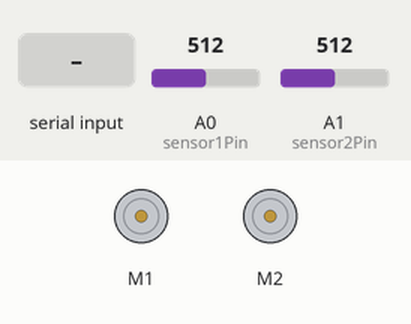
This sketch was run on a simulated Arduino Uno, built with avr-gcc and run on an emulated ATmega328P. On the bench: 2 × DC motor (green arrow = forward, orange = backward, longer = faster). The test bench sets the inputs (shaded band); at power-on: A0 (sensor1Pin) = 512, A1 (sensor2Pin) = 512. What the sketch prints to the serial monitor is not drawn.

Above: at 1.5 s.
1.6 s: "A" received over Serial
At 2.7 s:
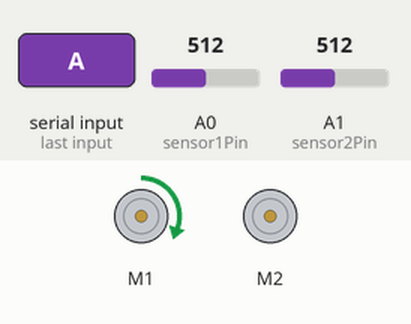
3.1 s: byte 32 (' ') received over Serial
At 4.3 s:
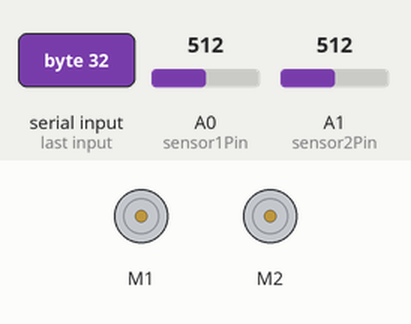
4.6 s: "Z" received over Serial
At 5.5 s:
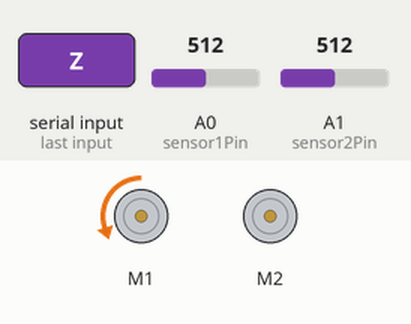
6.1 s: "Q" received over Serial
At 7.0 s:
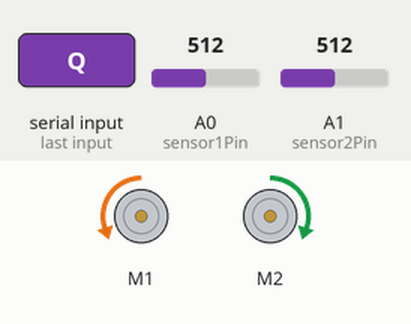
7.6 s: "S" received over Serial
At 8.4 s:
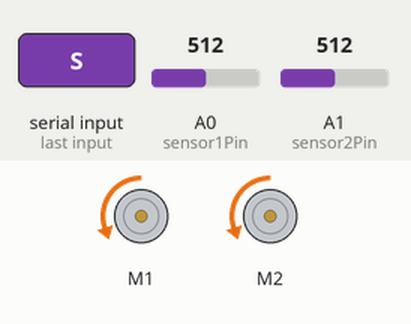
9.1 s: A0 (sensor1Pin) set to 105
12.1 s: A0 (sensor1Pin) set to 89
Timing chart, 0 to 15.1 s (numbered marks = the images above; inputs shaded):
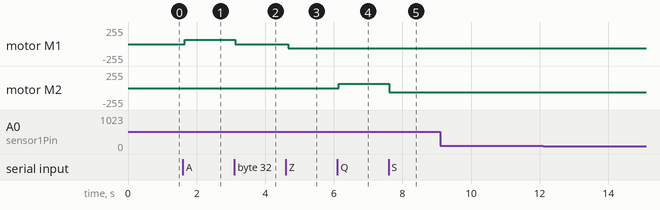

Measured:
- after the input at 1.6 s, motor M1: stopped → forward 62/255 after 0.05 s
- after the input at 3.1 s, motor M1: forward 62/255 → stopped at once
- after the input at 4.6 s, motor M1: stopped → backward 62/255 after 0.06 s
- after the input at 6.1 s, motor M2: stopped → forward 62/255 at once
- after the input at 7.6 s, motor M2: forward 62/255 → backward 62/255 at once
- after the input at 9.1 s, every drawn part: stays the same
- after the input at 12.1 s, every drawn part: stays the same

The sketch:

reglage_position_initiale.ino
```cpp
#include <USBSabertooth.h>
#include <SoftwareSerial.h>
#include<Wire.h>

SoftwareSerial      SWSerial(NOT_A_PIN, 11);  // RX on no pin (unused), TX on pin 11 (to S1).
USBSabertoothSerial C(SWSerial);              // Use SWSerial as the serial port.

USBSabertooth ST(C, 128);

char c;


// sensor1 for Motor2
// sensor2 for Motor1

int sensor1Pin = A0;    // select the input pin for the potentiometer
int sensor1Value = 0;  // variable to store the value coming from the sensor
int PresSensor1Value = 0;
int sensor2Pin = A1;    // select the input pin for the potentiometer
int sensor2Value = 0;  // variable to store the value coming from the sensor
int PresSensor2Value = 0;
long nbreTics = 0 ;
long nbreTours = 0;
int Vsensor1Min= 120;
int Vsensor1Max= 900;
int Vsensor2Min= 120;
int Vsensor2Max= 900;

int vitesse1=500;
int vitesse2=500;
double Kp1, Ki1, Kd1 ,Kp2, Ki2, Kd2 ;
double error1;
double error2;
double errorD1 = 0;
double errorI1 = 0;
double errorD2 = 0;
double errorI2 = 0;
double lasterror1 = 0;
double lasterror2 = 0;
int Tc = 5;
unsigned long t;

void setup()
{ Kp1=3.5;Ki1=0;Kd1=0;
  Kp2=3.5;Ki2=0;Kd2=0;

  Serial.begin(9600);
  SWSerial.begin(9600);
  delay(300);

}


void loop()
{ // teta1 appartient à [30 , 750]
  // teta2 appartient à [200 , 1000]
  readSensoor();
    Serial.print("sensor1Value:         ");
    Serial.print(sensor1Value);
    Serial.print("       sensor2Value:         ");
    Serial.println(sensor2Value);

  if(Serial.available())
    {
    c=Serial.read();
    Serial.println(c);
      switch(c)
      {
        case 'A': M1Forward(vitesse1);break;
        case 'Z': M1Backward(vitesse1);break;
        case 'Q': M2Forward(vitesse2);break;
        case 'S': M2Backward(vitesse2);break;
        case ' ': stopp();break;
        default: stopp();
       }

    }

}


void MForward(int v1, int v2 ){ST.motor(1, v1);ST.motor(2, v2);}//2047
void MBackward(int v1 , int v2){ST.motor(1, -1*v1);ST.motor(2, -1*v2);}
void M1Forward(int v){ST.motor(1, v);}
void M1Backward(int v){ST.motor(1, -1*v);}
void M2Forward(int v){ST.motor(2,v);}
void M2Backward(int v){ST.motor(2,-1*v);}
void M1Stop(){ST.motor(1,0);}
void M2Stop(){ST.motor(2,0);}
void stopp(){ST.motor(1,0);ST.motor(2,0);}
void readSensoor(){ sensor1Value = analogRead(sensor1Pin);
                    sensor2Value = analogRead(sensor2Pin);}
/*void testUsingSerial(){
    readSensoor();
    Serial.print("sensor1Value:         ");
    Serial.print(sensor1Value);
    Serial.print("       sensor2Value:         ");
    Serial.println(sensor2Value);


 if(Serial.available())
    {
    c=Serial.read();
    Serial.println(c);
      switch(c)
      { case '1': v1=0;v2=0;break;
        case '2': v1=500;v2=500;break;
        case '3': v1=700;v2=700;break;
        case '4': v1=900;v2=900;break;
        case '5': v1=1200;v2=1200;break;
        case '6': v1=1500;v2=1500;break;
        case '7': v1=1700;v2=1700;break;
        case '8': v1=1900;v2=1900;break;
        case '9': v1=2000;v2=2000;break;
        case 'W': moove(v1,v2,120,120);break;
        case 'w': moove(v1,v2,120,120);break;
        case 'F': M1Forward(v1);break;
        case 'B': M1Backward(v1);break;
        case 'L': M2Forward(v2);break;
        case 'R': M2Backward(v2);break;
        case 'I': MForward(v1,v2);break;
        case 'H': MBackward(v1,v2);break;
        case 'S': stopp();break;
        default: stopp();
       }

    }
 //   else stopp();
  }
*/
int PID1(int teta1)
{
  error1=abs(teta1-sensor1Value);
  errorD1 = error1 - lasterror1;
  errorI1 += error1;
  lasterror1 = error1;
  int v1 = Kp1*error1 + (Kd1*errorD1)/Tc + Ki1*errorI1*Tc;
  if (v1 > 2000) v1=2000;
  Serial.print("v1= ");Serial.println(v1);
  return v1;
}

int PID2(int teta2)
{
  error2=abs(teta2-sensor2Value);
  errorD2 = error2 - lasterror2;
  errorI2 += error2;
  lasterror2 = error2;
  int v2 = Kp2*error2 + (Kd2*errorD2)/Tc + Ki2*errorI2*Tc;
  if (v2 > 2000) v2=2000;
  Serial.print("v2= ");Serial.println(v2);
  return v2;
}


void moove(int teta1 , int teta2)
{ int v1=0; int v2=0;
  bool AtPos1 = false;
  bool AtPos2 = false;
  if(teta1> Vsensor1Max) teta1 = Vsensor1Max;
  if(teta1< Vsensor1Min) teta1 = Vsensor1Min;
  if(teta2> Vsensor2Max) teta2 = Vsensor2Max;
  if(teta2< Vsensor2Min) teta2 = Vsensor2Min;
  readSensoor();
  lasterror1=0;  //abs(teta1-sensor1Value);
  lasterror2=0; //abs(teta2-sensor2Value);
  while( !AtPos1 || !AtPos2)
  { t= millis();
    readSensoor();
    if (!AtPos1){
      if (sensor1Value > teta1-10 && sensor1Value < teta1+10 ) {AtPos1=true; M2Stop;}
      else if(sensor1Value< teta1){v2=PID2(teta2); M2Forward(v2);}
      else {v2=PID2(teta2);M2Backward(v2);}}
    if (!AtPos2){
      if (sensor2Value > teta2-10 && sensor2Value < teta2+10) {AtPos2=true; M1Stop;}
      else if(sensor2Value< teta2) {v1=PID1(teta1); M1Forward(v1);}
      else {v1=PID1(teta1);M1Backward(v1);}}
   while((millis()-t)< Tc);
   }
  stopp();
}
```
